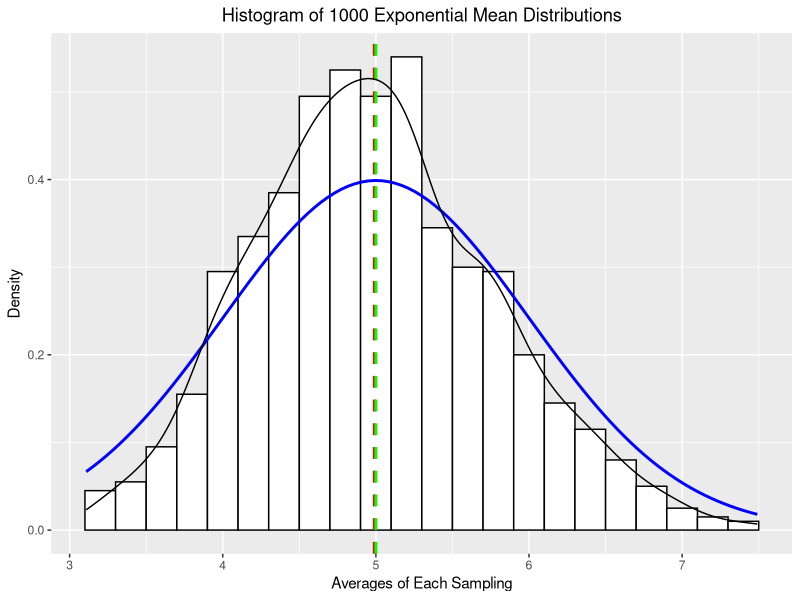
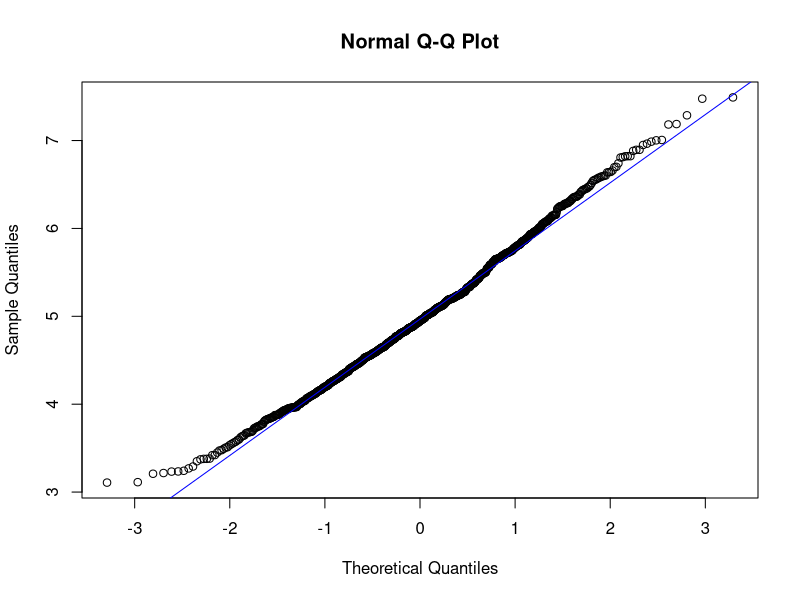

Reproduce these figures in R, in order.


## PART 1: SIMULATION EXERCISE
## In this part, we are investigating a randomly generated exponential distribution and compare it with the central Limit Theory(CLT). The process requires 1000 repeats and, in each repeat, we take the mean of the 40 numbers and put that into an array of numbers. If our assumptions about the CLT is true, then this distribution should show some normal distribution properties.

## Create An Exponential Distribution
### Set the seed
set.seed(1)

### Create variables necessary for the distribution sampling
## The means of exponential distributions with sample size 40 and 1000 repeats will be appended to a vector.

sample_size <- 40
num_of_simulations <- 1000
lambda = 0.2
exp_dist <- NULL

for(i in 1:num_of_simulations) {
        exp_dist <- c(exp_dist, mean(rexp(sample_size, lambda)))
}
exp_dist <- data.frame("Means" = c(exp_dist))
sample_data_mean <- 1/lambda
sample_data_var <- ((1/lambda)/sqrt(sample_size))^2


### 1. Show sample mean and compare it to the theoretical mean of the distribution
## Theoretical mean and the mean of the exponential distribution vector should be pretty close.

sprintf("Theoretical mean is %d", 1/lambda)
sprintf("Mean based on the simulation distribution is %f", mean(exp_dist$Means))

### 2. Show how variable the sample is (via variance) and compare it to the theoretical variance of the distribution.
## Theoretical variance and the variance of the exponential distribution vector should be pretty close.
sprintf("Theoretical variance is %f", ((1/lambda)/sqrt(sample_size))^2)
sprintf(" Variance based on the simulation distribution is %f", var(exp_dist$Means))


### 3. Show that distribution is approximately normal
## The histogram of the means under exponential distribution sample should look like a normal distribution as it can be seen in the graph below.
if(!require("ggplot2")) install.packages("ggplot2"); library("ggplot2")

## Red line is showing the mean of the exponential distribution. Green line is showing the theoretical mean. As you can see, they are pretty close.

ggplot(exp_dist, aes(x = Means)) +
        geom_histogram(aes(y=..density..), color = "black", fill="white", binwidth = .2) +
        stat_function(fun=dnorm, args=list(mean=1/lambda), sd=sd(exp_dist$Means), color="blue", size=1)+
        geom_vline(aes(xintercept = mean(Means)), color = "red", linetype="dashed", size=1) +
        geom_vline(aes(xintercept = mean(1/lambda)), color = 'green', linetype = "dashed", size=1) +
        labs(x = 'Means', title = 'Histogram of 1000 Exponential Mean Distributions')+
        geom_density(alpha = .2) +
        xlab("Averages of Each Sampling") + ylab("Density") + 
        theme(plot.title = element_text(hjust = 0.5)) 


## There are multiple ways to check whether the exponential distribution sample is normally distributed or not. One of the most common ways is to use a quantile-quantile plotting. If the quantiles from the data set matches the quantiles from a normal distibution, then it is safe to assume that the data is normally distributed.
## As it can be seen from the Q-Q Plot graph, the quantiles align linearly; however, it is common to see that the outer quantiles doesn't match perfectly. 

qqnorm(exp_dist$Means)
qqline(exp_dist$Means, col = "blue")
